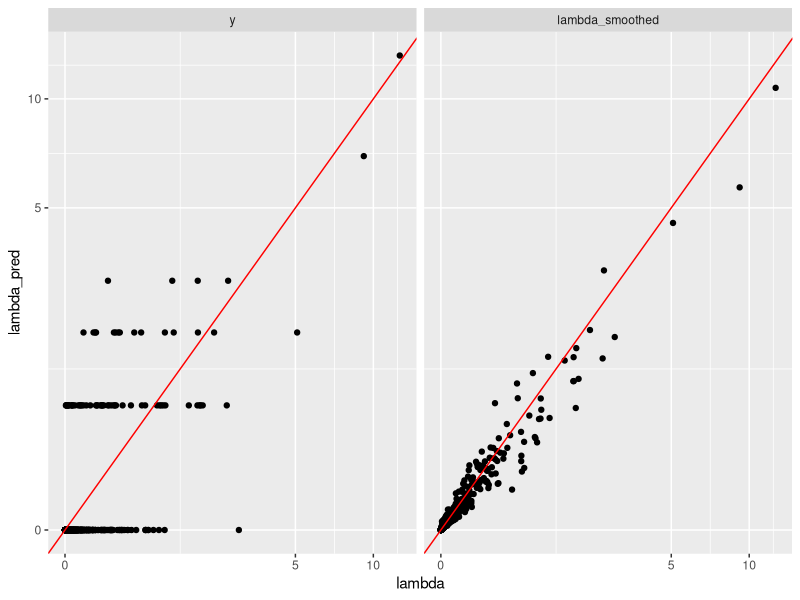

Here is the R script that generated this plot:
## ---- chunk 1
#| message: false
#| warning: false

library(tidyverse)

set.seed(1234)
n <- 1e3

alpha <- 8

data <- tibble(x = rnorm(n),
               mu = exp(-4 + 2 * x),
               lambda = rgamma(n, alpha, alpha / mu),
               y = rpois(n, lambda))

## ---- chunk 2

model <- MASS::glm.nb(y ~ x,
                      data = data)
summary(model)

data_smoothed <- data |> 
  mutate(mu_pred = predict(model, type = "response"),
         lambda_smoothed = mu_pred / (mu_pred + model$theta) * (y + model$theta))

## ---- chunk 3

data_smoothed |> 
  select(lambda, y, lambda_smoothed) |> 
  pivot_longer(c(y, lambda_smoothed),
               names_to = "pred_type",
               names_transform = list(pred_type = as_factor),
               values_to = "lambda_pred") |> 
  ggplot(aes(lambda, lambda_pred)) +
  geom_point() +
  geom_abline(color = "red") +
  scale_x_continuous(trans = "log1p") +
  scale_y_continuous(trans = "log1p") +
  facet_wrap(~ pred_type)

# data |> 
#   ggplot(aes(y, lambda)) + 
#   geom_point()
# 
# data |> 
#   ggplot(aes(lambda_pred, lambda)) +
#   geom_point()
